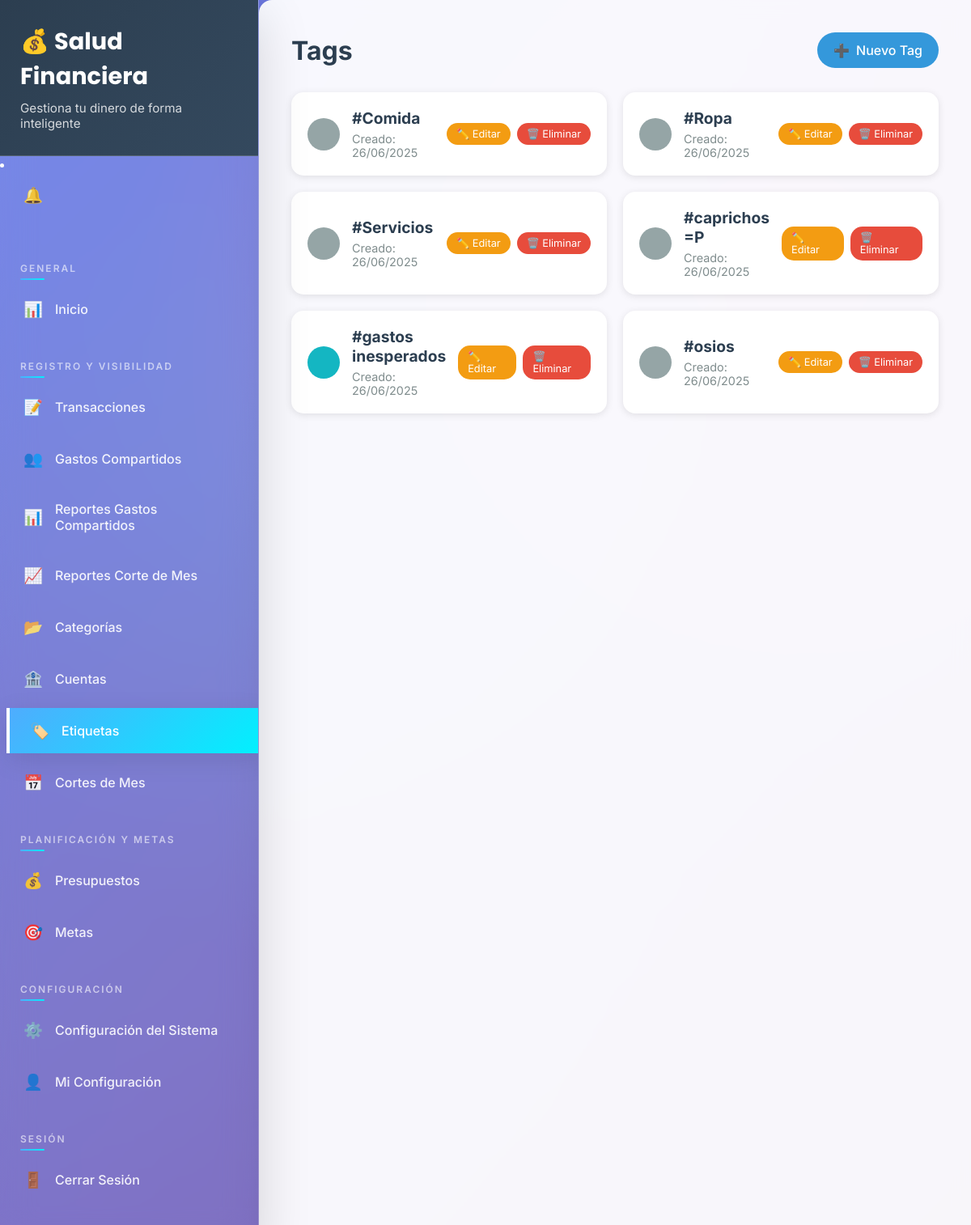
/finanzas/tags/ (signed in), run on the app's committed database.
### finanzas/models.py (models this page shows, shortened)
class Tag(models.Model):
    nombre = models.CharField(max_length=50)
    color = models.CharField(max_length=7, default='#95a5a6')
    usuario = models.ForeignKey(User, on_delete=models.CASCADE, related_name='tags')
    fecha_creacion = models.DateTimeField(auto_now_add=True)
    class Meta:
        unique_together = ['nombre', 'usuario']
        ordering = ['nombre']

### finanzas/views.py (the view)
# urls.py: path('tags/', views.tags_lista, name='tags_lista'),
@login_required
def tags_lista(request):
    tags = Tag.objects.filter(usuario=request.user).order_by('nombre')
    context = {
        'tags': tags,
    }
    return render(request, 'tags/lista.html', context)

### finanzas/context_processors.py (called while the page is built)
def notificaciones_no_leidas(request):
    if request.user.is_authenticated:
        count = Notificacion.objects.filter(usuario=request.user, leida=False).count()
        return {'notificaciones_no_leidas_count': count}
    return {'notificaciones_no_leidas_count': 0}

### finanzas/templates/tags/lista.html (shortened to what this page needs)
{% extends 'base/base.html' %}
{% block content %}
<div class="tags-container">
    <div class="page-header">
        <h1>Tags</h1>
        <a href="{% url 'tag_crear' %}" class="btn-primary">
            <span>➕</span> Nuevo Tag
        </a>
    </div>
    {% if tags %}
        <div class="tags-grid">
            {% for tag in tags %}
            <div class="tag-card">
                <div class="tag-color" style="background-color: {{ tag.color }};"></div>
                <div class="tag-info">
                    <h3>#{{ tag.nombre }}</h3>
                    <p>Creado: {{ tag.fecha_creacion|date:"d/m/Y" }}</p>
                </div>
                <div class="tag-actions">
                    <a href="{% url 'tag_editar' tag.pk %}" class="btn-edit">✏️ Editar</a>
                    <a href="{% url 'tag_eliminar' tag.pk %}" class="btn-delete">🗑️ Eliminar</a>
                </div>
            </div>
            {% endfor %}
        </div>
    {% endif %}
</div>
{% endblock %}

### finanzas/templates/base/base.html (style rules this page uses)
:root { --primary-gradient: linear-gradient(135deg, #667eea 0%, #764ba2 100%); --secondary-gradient: linear-gradient(135deg, #f093fb 0%, #f5576c 100%); --success-gradient: linear-gradient(135deg, #4facfe 0%, #00f2fe 100%); --warning-gradient: linear-gradient(135deg, #fa709a 0%, #fee140 100%); --danger-gradient: linear-gradient(135deg, #ff9a9e 0%, #fecfef 100%); --dark-gradient: linear-gradient(135deg, #2c3e50 0%, #34495e 100%); --glass-bg: rgba(255, 255, 255, 0.1); --glass-border: rgba(255, 255, 255, 0.2); --shadow-soft: 0 8px 32px rgba(0, 0, 0, 0.1); --shadow-strong: 0 20px 60px rgba(0, 0, 0, 0.15); --border-radius: 16px; --transition: all 0.3s cubic-bezier(0.4, 0, 0.2, 1); }
* { margin: 0; padding: 0; box-sizing: border-box; }
body { font-family: 'Inter', -apple-system, BlinkMacSystemFont, 'Segoe UI', Roboto, sans-serif; background: var(--primary-gradient); min-height: 100vh; overflow-x: hidden; position: relative; }
body::before { content: ''; position: fixed; top: 0; left: 0; width: 100%; height: 100%; background-image: radial-gradient(circle at 20% 80%, rgba(120, 119, 198, 0.3) 0%, transparent 50%), radial-gradient(circle at 80% 20%, rgba(255, 119, 198, 0.3) 0%, transparent 50%), radial-gradient(circle at 40% 40%, rgba(120, 219, 255, 0.2) 0%, transparent 50%); pointer-events: none; z-index: -1; animation: float 20s ease-in-out infinite; }

### finanzas/templates/tags/lista.html (style rules this page uses)
.tags-container { max-width: 1200px; margin: 0 auto; }
.page-header { display: flex; justify-content: space-between; align-items: center; margin-bottom: 30px; }
.page-header h1 { margin: 0; color: #2c3e50; }
.btn-primary { display: flex; align-items: center; gap: 8px; background: #3498db; color: white; padding: 12px 20px; border-radius: 25px; text-decoration: none; font-weight: 500; transition: background 0.3s ease; }
.tags-grid { display: grid; grid-template-columns: repeat(auto-fill, minmax(300px, 1fr)); gap: 20px; }
.tag-card { background: white; padding: 20px; border-radius: 15px; box-shadow: 0 2px 10px rgba(0,0,0,0.1); display: flex; align-items: center; gap: 15px; transition: transform 0.3s ease; }
.tag-color { width: 40px; height: 40px; border-radius: 50%; flex-shrink: 0; }
.tag-info { flex: 1; }
.tag-info h3 { margin: 0 0 5px 0; color: #2c3e50; font-size: 1.2rem; }
.tag-info p { margin: 0; color: #7f8c8d; font-size: 0.9rem; }
.tag-actions { display: flex; gap: 8px; }
.btn-edit, .btn-delete { padding: 6px 12px; border-radius: 15px; text-decoration: none; font-size: 0.8rem; transition: all 0.3s ease; }
.btn-edit { background: #f39c12; color: white; }
.btn-delete { background: #e74c3c; color: white; }

### data on the page
Tag: nombre "Comida", fecha_creacion "26/06/2025"
Tag: nombre "Ropa", fecha_creacion "26/06/2025"
Tag: nombre "Servicios", fecha_creacion "26/06/2025"
Tag: nombre "caprichos =P", fecha_creacion "26/06/2025"
Tag: nombre "gastos inesperados", fecha_creacion "26/06/2025"
Tag: nombre "osios", fecha_creacion "26/06/2025"
